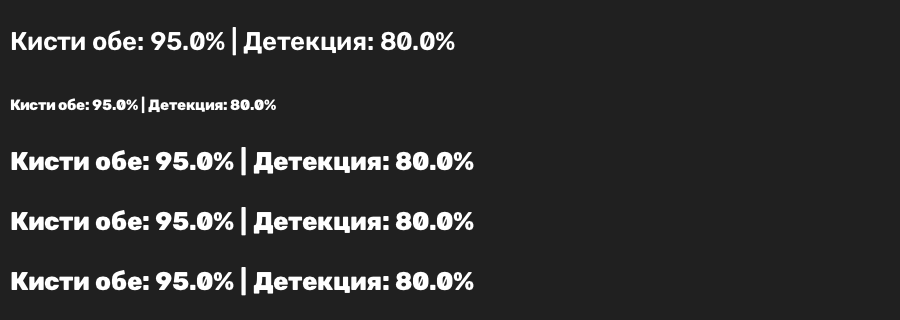
#> input picture reports/img/b2_fonts.png, 900 x 320 px
$ python -i rt_channel.py   (imports and definitions only)
#> lines starting #> are read from the running program, lines starting #| are printed output that depends on the picture
#> in ocr_video, frame is the input picture: shape (320, 900, 3); min 32, max 255, mean 46
"""Инвентаризация Rutube-канала 23691449 и OCR вшитых подписей.

Канал: 894 словарных ролика (слово в заголовке), 67 фразовых клипов по ~3 с,
33 буквы алфавита и 7 длинных информационных/музыкальных роликов. Tesseract читает
вшитые подписи по кадрам и отдаёт отрезки «текст + таймкод». На этом канале подписи
длинных роликов — имена интервьюируемых, текст песни и титры заставки, а не глоссы:
пригодность каждого ролика проверяется глазами (см. reports/19_stage13_channel_ocr.md).
Видео и кадры остаются на D:, в репозиторий идут только текст и таймкоды.

  python tools/rt_channel.py --inventory
  python tools/rt_channel.py --ocr-dir D:\\hfdata\\rutube_phrases
  python tools/rt_channel.py --ocr-video D:\\hfdata\\demo_frases\\vazhno.mp4
  python tools/rt_channel.py --selftest
"""
import argparse
import json
import re
import sys
import time
from difflib import SequenceMatcher
from pathlib import Path

import cv2
import numpy as np
import pytesseract

CHANNEL = 'https://rutube.ru/channel/23691449/'
CACHE = Path('D:/hfdata/rutube_titles.txt')
PREFIX = {'dictionary': 'ЖЕСТОВЫЙ ЯЗЫК. СЛОВАРЬ.',
          'phrase': 'ЖЕСТОВЫЙ ЯЗЫК. ФРАЗЫ.',
          'alphabet': 'ЖЕСТОВЫЙ ЯЗЫК. АЛФАВИТ.'}
LONG_TITLES = {'О важном на жестовом языке', 'Без слов о самом главном',
               'Жестовый язык. Фразы. Мама я тебя очень люблю!!!',
               'Поздравление для мамы на языке жестов!',
               'Изучение жестового и иностранных языков в Академии МВД',
               'Основы жестового языка преподают в Академии МВД. Архивное видео',
               '22вагон.mpg'}


# [69 lines left out: functions kind_of, label_of, parse_titles, video_meta, inventory, clean, not called in this run]


def _words(img, min_conf):
    d = pytesseract.image_to_data(img, lang='rus', config='--psm 6',
                                  output_type=pytesseract.Output.DICT)
    out = []
    for w, c in zip(d['text'], d['conf']):
        try:
            c = int(float(c))
        except ValueError:
            continue
        if w.strip() and c >= min_conf:
            out.append((w.strip(), c))
    return out


def read_caption(frame, crop=0.72, min_conf=50):
    """Кадр → (текст подписи, сумма уверенностей). Пусто, если подписи нет.

    Две бинаризации: белый текст (информационные ролики) и адаптивный порог,
    который читает цветные/тёмные титры (песни). Выбирается вариант с большей
    суммой уверенностей по словам с кириллицей. Белый порог — без размытия:
    blur превращает «более» в «оолее».
    """
#> called with crop = 0.72, min_conf = 50
    h = frame.shape[0]
#> h = 320
    g = cv2.cvtColor(frame[int(h * crop):], cv2.COLOR_BGR2GRAY)
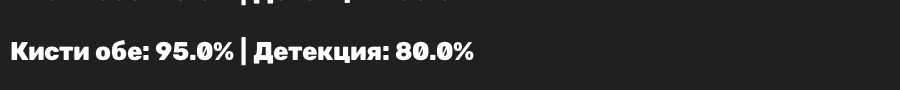
#> g: shape (90, 900); min 32, max 255, mean 44.3
    variants = [
        255 - ((g > 200) * 255).astype(np.uint8),
        cv2.adaptiveThreshold(cv2.GaussianBlur(g, (3, 3), 0), 255,
                              cv2.ADAPTIVE_THRESH_GAUSSIAN_C, cv2.THRESH_BINARY, 41, 10),
    ]
    best, best_score = '', 0
    for img in variants:
        img = cv2.resize(img, None, fx=2, fy=2, interpolation=cv2.INTER_CUBIC)
        words = _words(img, min_conf)
        text = clean(' '.join(w for w, _ in words))
        score = sum(c for w, c in words if re.search('[А-Яа-яЁё]', w))
        if score > best_score:
            best, best_score = text, score
#> this loop made 1 pass
#> pass 1, in read_caption, `img = cv2.resize(img, None, fx=2, fy=2, interpolation=cv2.INTER_CUBIC)`:
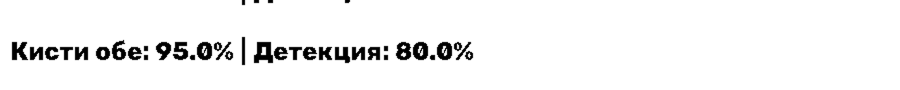
#> img: shape (180, 1800) (shown at 1/2 size); min 0, max 255, mean 242.8
#> after the loop, best = ''; best_score = 0
    if len(re.findall('[А-Яа-яЁё]', best)) < 3:
        return '', 0
    return best, best_score


# [22 lines left out: function merge, not called in this run]


def ocr_video(path, fps=2.0, crop=0.72, min_conf=50):
    cap = cv2.VideoCapture(str(path))
    vfps = cap.get(cv2.CAP_PROP_FPS) or 25.0
    step = max(1, round(vfps / fps))
    rows, i = [], 0
    while True:
        ok, frame = cap.read()
        if not ok:
            break
        if i % step == 0:
            text, _ = read_caption(frame, crop, min_conf)
            rows.append((i / vfps, text))
        i += 1
    cap.release()
    return merge(rows, step / vfps)


# [83 lines left out: functions srt, save, ocr_many, selftest, main, not called in this run]


# [2 lines not run here, left out]

#> (the run stopped early here; a loop or call above may not have finished)

$ run again, on reports/img/b2_puttext_opencv5.png
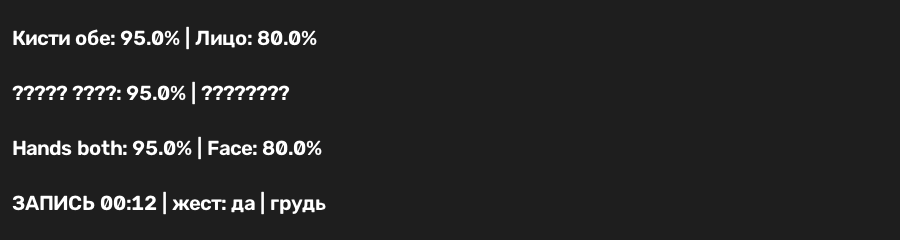
#> input picture reports/img/b2_puttext_opencv5.png, 900 x 240 px
#> in ocr_video, frame is the input picture: shape (240, 900, 3); min 30, max 255, mean 37.6
#> in read_caption, `g = cv2.cvtColor(frame[int(h * crop):], cv2.COLOR_BGR2GRAY)`:
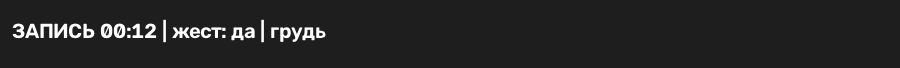
#> g: shape (68, 900); min 30, max 255, mean 37.2
#> the loop in read_caption, `for img in variants:` made 1 pass
#> pass 1, in read_caption, `img = cv2.resize(img, None, fx=2, fy=2, interpolation=cv2.INTER_CUBIC)`:
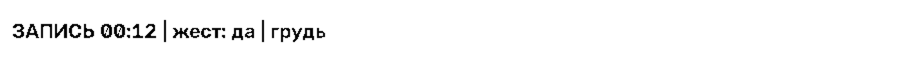
#> img: shape (136, 1800) (shown at 1/2 size); min 0, max 255, mean 248.4
#> after the loop in read_caption, `for img in variants:`: best = ''; best_score = 0
